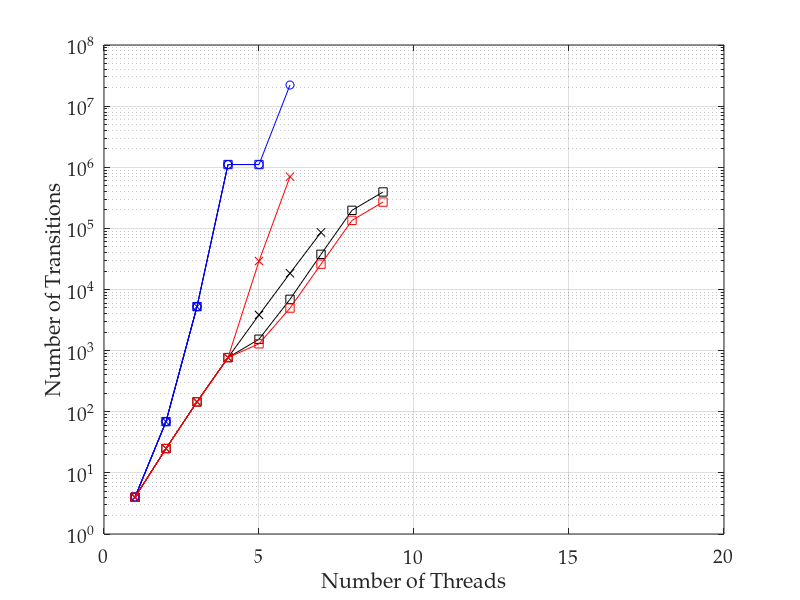

MATLAB code for this plot: (Note: this script raises an error after producing the figure.)
%% importing data
transitions = dlmread('t43_tpl4_ops3.csv', ',', 0, 0);
ss = dlmread('ss43_trans.csv', ',', 0, 0);
ssthreads = [1:7];
% convert 0 values to NaNs, as these don't plot
transitions(transitions==0)=nan;
threads = [1:9];

%% plotting lines

semilogy(threads, transitions(:, 1), 'ko-')
hold on
semilogy(ssthreads, ss, 'kx-')
semilogy(threads, transitions(:, 3), 'ks-')
semilogy(threads, transitions(:, 4), 'bo-')
semilogy(threads, transitions(:, 5), 'bx-')
semilogy(threads, transitions(:, 6), 'bs-')
semilogy(threads, transitions(:, 7), 'rx-')
semilogy(threads, transitions(:, 8), 'rs-')
hold off
grid on

%% adding axis labels
ax = gca;
set(ax, 'FontName', 'Palatino Linotype', 'FontSize', 14);
xlabel('Number of Threads');
ylabel('Number of Transitions');
axis([0 20 1 100000000])
ax.YTick = [1 100 10000 1000000 100000000];

%% output pdf file
h = figure(1);
h.Units = 'centimeters'; % set figure position to cm
%h.Position(2) = [h.Position(2)-9]; % set figure position bevore resize
h.Position([3:4]) = [10,7]; % resize figure
Plot2LaTeX( h, 't43_tpl4_ops3' )